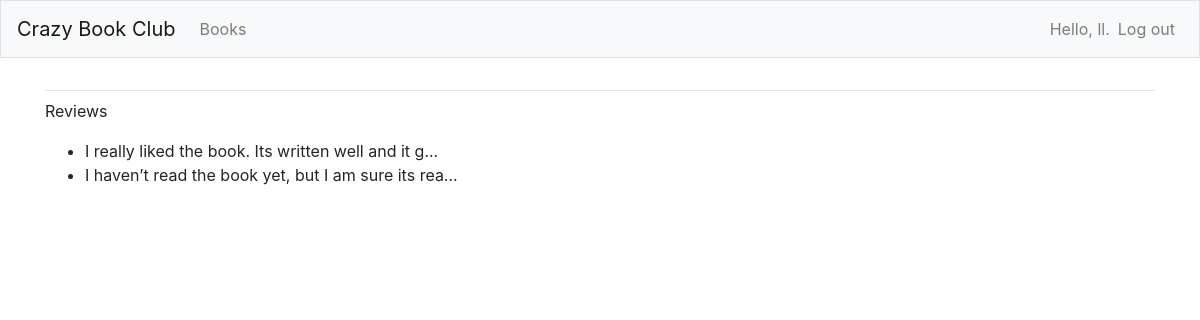
The page /reviews/ (signed in) on the database as committed earlier.
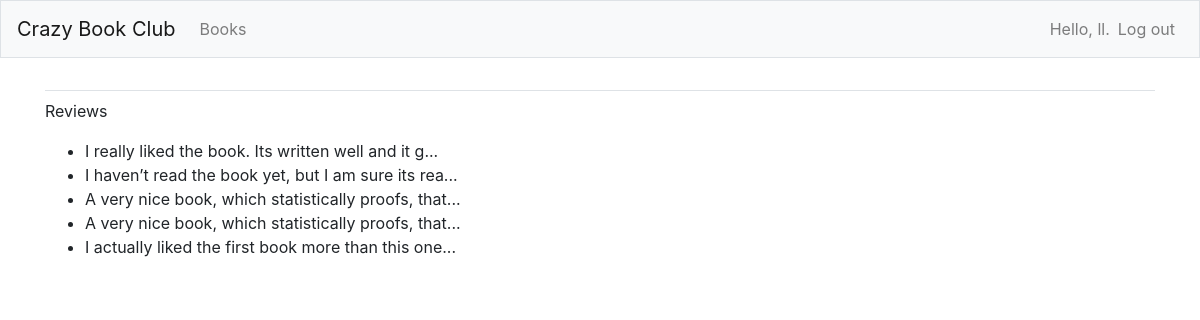
The same page on the database as committed later.
### cbc/models.py (models this page shows)
class Review(models.Model):
    text = models.TextField()
    stars = models.IntegerField()
    unfinished = models.BooleanField()
    book = models.ForeignKey(Book, on_delete=models.CASCADE)
    date_added = models.DateTimeField(auto_now_add=True) #automatically sets field when first created
    date_modified = models.DateTimeField(auto_now=True) #automatically sets field each time its saved
    def __str__(self):
        return f"{self.text[:50]}..."

### cbc/views.py (the view)
# urls.py: path('reviews/', views.reviews, name='reviews'),
@login_required
def reviews(request):
    reviews = Review.objects.order_by('date_added')
    context = {'reviews': reviews}
    return render(request, 'crazy_book_club/reviews.html', context)

### cbc/templates/crazy_book_club/reviews.html
{% extends "crazy_book_club/base.html" %}
{% block content %}
  <p>Reviews</p>
  <ul>
    {% for review in reviews %}
      <li>{{ review }}</li>
    {% empty %}
      <li>No reviews have been added yet :(</li>
    {% endfor %}
  </ul>
{% endblock content %}

### cbc/templates/crazy_book_club/base.html (shortened to what this page needs)
{% load bootstrap4 %}
<!doctype html>
<html lang="en">
<head>
    {% bootstrap_css %}
</head>
<body>
    <nav class="navbar navbar-expand-md navbar-light bg-light mb-4 border">
        <a class="navbar-brand" href="{% url 'crazy_book_club:index'%}"> Crazy Book Club</a>
        <div class="collapse navbar-collapse" id="navbarCollapse">
            <ul class="navbar-nav mr-auto">
                <li class="nav-item">
                    <a class="nav-link" href="{% url 'crazy_book_club:books'%}">Books</a></li>
            </ul>
            <ul class="navbar-nav ml-auto">
                {% if user.is_authenticated %}
                    <li class="nav-item">
                        <span class="navbar-text">Hello, {{ user.username }}.</span>
                    </li>
                    <li class="nav-item">
                        <a class="nav-link" href="{% url 'users:logout' %}">Log out</a>
                    </li>
                {% endif %}
            </ul>
        </div>
    </nav>
    <main role="main" class="container">
        <div class="pb-2 mb-2 border-bottom">
        </div>
        <div>
            {% block content %}{% endblock content %}
        </div>
    </main>
</body>
</html>

Rows that differ between the two databases and show on the page:
added Review: text "A very nice book, which statistically proofs, that..."
added Review: text "A very nice book, which statistically proofs, that..."
added Review: text "I actually liked the first book more than this one..."
